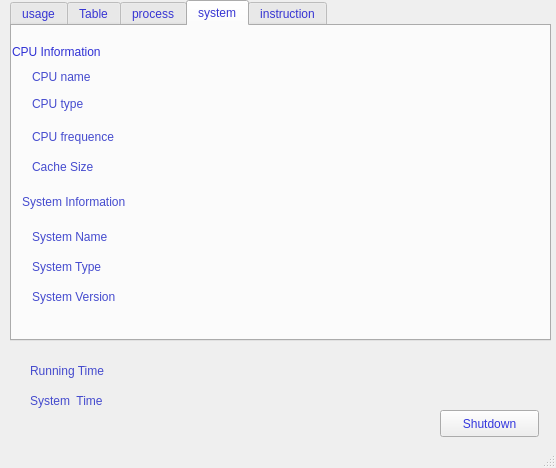
<?xml version="1.0" encoding="UTF-8"?>
<ui version="4.0">
 <class>MainWindow</class>
 <widget class="QMainWindow" name="MainWindow">
  <property name="geometry">
   <rect>
    <x>0</x>
    <y>0</y>
    <width>556</width>
    <height>468</height>
   </rect>
  </property>
  <property name="windowTitle">
   <string>MainWindow</string>
  </property>
  <widget class="QWidget" name="centralWidget">
   <widget class="QTabWidget" name="tabWidget_2">
    <property name="geometry">
     <rect>
      <x>10</x>
      <y>0</y>
      <width>541</width>
      <height>341</height>
     </rect>
    </property>
    <property name="styleSheet">
     <string notr="true">color: rgb(55, 53, 211);</string>
    </property>
    <property name="currentIndex">
     <number>3</number>
    </property>
    <widget class="QWidget" name="memory">
     <attribute name="title">
      <string>usage</string>
     </attribute>
     <widget class="QLabel" name="label">
      <property name="geometry">
       <rect>
        <x>40</x>
        <y>30</y>
        <width>121</width>
        <height>31</height>
       </rect>
      </property>
      <property name="styleSheet">
       <string notr="true">
font: 16pt &quot;Ubuntu&quot;;
color: rgba(69, 56, 209, 211);</string>
      </property>
      <property name="text">
       <string>CPU  Utility</string>
      </property>
     </widget>
     <widget class="QProgressBar" name="progressBar">
      <property name="geometry">
       <rect>
        <x>190</x>
        <y>30</y>
        <width>321</width>
        <height>31</height>
       </rect>
      </property>
      <property name="styleSheet">
       <string notr="true"/>
      </property>
      <property name="value">
       <number>27</number>
      </property>
      <property name="textVisible">
       <bool>true</bool>
      </property>
      <property name="invertedAppearance">
       <bool>false</bool>
      </property>
     </widget>
     <widget class="QLabel" name="label_2">
      <property name="geometry">
       <rect>
        <x>30</x>
        <y>120</y>
        <width>141</width>
        <height>31</height>
       </rect>
      </property>
      <property name="styleSheet">
       <string notr="true">color: rgba(60, 53, 218, 190);
font: 16pt &quot;Ubuntu&quot;;</string>
      </property>
      <property name="text">
       <string>Memory Utility</string>
      </property>
     </widget>
     <widget class="QProgressBar" name="progressBar_2">
      <property name="geometry">
       <rect>
        <x>190</x>
        <y>120</y>
        <width>321</width>
        <height>31</height>
       </rect>
      </property>
      <property name="format">
       <string>%p%</string>
      </property>
     </widget>
     <widget class="QLabel" name="label_14">
      <property name="geometry">
       <rect>
        <x>190</x>
        <y>160</y>
        <width>51</width>
        <height>31</height>
       </rect>
      </property>
      <property name="styleSheet">
       <string notr="true">color: rgba(60, 53, 218, 190);
font: 12pt &quot;Ubuntu&quot;;</string>
      </property>
      <property name="text">
       <string>Free:</string>
      </property>
     </widget>
     <widget class="QLabel" name="label_15">
      <property name="geometry">
       <rect>
        <x>340</x>
        <y>160</y>
        <width>51</width>
        <height>31</height>
       </rect>
      </property>
      <property name="styleSheet">
       <string notr="true">color: rgba(60, 53, 218, 190);
font: 12pt &quot;Ubuntu&quot;;</string>
      </property>
      <property name="text">
       <string>Total:</string>
      </property>
     </widget>
     <widget class="QLabel" name="label_16">
      <property name="geometry">
       <rect>
        <x>240</x>
        <y>160</y>
        <width>91</width>
        <height>31</height>
       </rect>
      </property>
      <property name="styleSheet">
       <string notr="true">color: rgba(60, 53, 218, 190);
font: 12pt &quot;Ubuntu&quot;;</string>
      </property>
      <property name="text">
       <string/>
      </property>
     </widget>
     <widget class="QLabel" name="label_17">
      <property name="geometry">
       <rect>
        <x>390</x>
        <y>160</y>
        <width>91</width>
        <height>31</height>
       </rect>
      </property>
      <property name="styleSheet">
       <string notr="true">color: rgba(60, 53, 218, 190);
font: 12pt &quot;Ubuntu&quot;;</string>
      </property>
      <property name="text">
       <string/>
      </property>
     </widget>
     <widget class="QLabel" name="label_18">
      <property name="geometry">
       <rect>
        <x>30</x>
        <y>200</y>
        <width>131</width>
        <height>31</height>
       </rect>
      </property>
      <property name="styleSheet">
       <string notr="true">color: rgba(60, 53, 218, 190);
font: 16pt &quot;Ubuntu&quot;;</string>
      </property>
      <property name="text">
       <string>Swap Utility</string>
      </property>
     </widget>
     <widget class="QLabel" name="label_19">
      <property name="geometry">
       <rect>
        <x>340</x>
        <y>250</y>
        <width>51</width>
        <height>31</height>
       </rect>
      </property>
      <property name="styleSheet">
       <string notr="true">color: rgba(60, 53, 218, 190);
font: 12pt &quot;Ubuntu&quot;;</string>
      </property>
      <property name="text">
       <string>Total:</string>
      </property>
     </widget>
     <widget class="QLabel" name="label_20">
      <property name="geometry">
       <rect>
        <x>190</x>
        <y>250</y>
        <width>51</width>
        <height>31</height>
       </rect>
      </property>
      <property name="styleSheet">
       <string notr="true">color: rgba(60, 53, 218, 190);
font: 12pt &quot;Ubuntu&quot;;</string>
      </property>
      <property name="text">
       <string>Free:</string>
      </property>
     </widget>
     <widget class="QLabel" name="label_21">
      <property name="geometry">
       <rect>
        <x>240</x>
        <y>250</y>
        <width>91</width>
        <height>31</height>
       </rect>
      </property>
      <property name="styleSheet">
       <string notr="true">color: rgba(60, 53, 218, 190);
font: 12pt &quot;Ubuntu&quot;;</string>
      </property>
      <property name="text">
       <string/>
      </property>
     </widget>
     <widget class="QLabel" name="label_22">
      <property name="geometry">
       <rect>
        <x>390</x>
        <y>250</y>
        <width>91</width>
        <height>31</height>
       </rect>
      </property>
      <property name="styleSheet">
       <string notr="true">color: rgba(60, 53, 218, 190);
font: 12pt &quot;Ubuntu&quot;;</string>
      </property>
      <property name="text">
       <string/>
      </property>
     </widget>
     <widget class="QProgressBar" name="progressBar_3">
      <property name="geometry">
       <rect>
        <x>190</x>
        <y>210</y>
        <width>321</width>
        <height>31</height>
       </rect>
      </property>
      <property name="format">
       <string>%p%</string>
      </property>
     </widget>
     <zorder>progressBar</zorder>
     <zorder>label</zorder>
     <zorder>label_2</zorder>
     <zorder>progressBar_2</zorder>
     <zorder>label_14</zorder>
     <zorder>label_15</zorder>
     <zorder>label_16</zorder>
     <zorder>label_17</zorder>
     <zorder>label_18</zorder>
     <zorder>label_19</zorder>
     <zorder>label_20</zorder>
     <zorder>label_21</zorder>
     <zorder>label_22</zorder>
     <zorder>progressBar_3</zorder>
    </widget>
    <widget class="QWidget" name="tab_4">
     <attribute name="title">
      <string>Table</string>
     </attribute>
     <widget class="QTabWidget" name="tabWidget">
      <property name="geometry">
       <rect>
        <x>10</x>
        <y>10</y>
        <width>521</width>
        <height>291</height>
       </rect>
      </property>
      <property name="tabPosition">
       <enum>QTabWidget::West</enum>
      </property>
      <property name="currentIndex">
       <number>2</number>
      </property>
      <widget class="QWidget" name="tab_5">
       <attribute name="title">
        <string>CPU</string>
       </attribute>
       <widget class="QLabel" name="label_23">
        <property name="geometry">
         <rect>
          <x>20</x>
          <y>20</y>
          <width>461</width>
          <height>251</height>
         </rect>
        </property>
        <property name="minimumSize">
         <size>
          <width>461</width>
          <height>0</height>
         </size>
        </property>
        <property name="frameShape">
         <enum>QFrame::StyledPanel</enum>
        </property>
        <property name="text">
         <string>TextLabel</string>
        </property>
       </widget>
      </widget>
      <widget class="QWidget" name="tab_7">
       <attribute name="title">
        <string>memory</string>
       </attribute>
       <widget class="QLabel" name="label_24">
        <property name="geometry">
         <rect>
          <x>10</x>
          <y>10</y>
          <width>461</width>
          <height>251</height>
         </rect>
        </property>
        <property name="minimumSize">
         <size>
          <width>461</width>
          <height>0</height>
         </size>
        </property>
        <property name="frameShape">
         <enum>QFrame::StyledPanel</enum>
        </property>
        <property name="text">
         <string>TextLabel</string>
        </property>
       </widget>
      </widget>
      <widget class="QWidget" name="tab_6">
       <attribute name="title">
        <string>Swap</string>
       </attribute>
       <widget class="QLabel" name="label_25">
        <property name="geometry">
         <rect>
          <x>10</x>
          <y>20</y>
          <width>461</width>
          <height>251</height>
         </rect>
        </property>
        <property name="minimumSize">
         <size>
          <width>461</width>
          <height>0</height>
         </size>
        </property>
        <property name="frameShape">
         <enum>QFrame::StyledPanel</enum>
        </property>
        <property name="text">
         <string>TextLabel</string>
        </property>
       </widget>
      </widget>
     </widget>
    </widget>
    <widget class="QWidget" name="process1">
     <property name="toolTip">
      <string/>
     </property>
     <property name="whatsThis">
      <string>&lt;html&gt;&lt;head/&gt;&lt;body&gt;&lt;p&gt;process&lt;/p&gt;&lt;p&gt;&lt;br/&gt;&lt;/p&gt;&lt;/body&gt;&lt;/html&gt;</string>
     </property>
     <attribute name="title">
      <string>process</string>
     </attribute>
     <widget class="QTableWidget" name="tableWidget">
      <property name="geometry">
       <rect>
        <x>20</x>
        <y>0</y>
        <width>411</width>
        <height>271</height>
       </rect>
      </property>
     </widget>
     <widget class="QPushButton" name="pushButton_2">
      <property name="geometry">
       <rect>
        <x>460</x>
        <y>250</y>
        <width>51</width>
        <height>27</height>
       </rect>
      </property>
      <property name="text">
       <string>kill</string>
      </property>
     </widget>
    </widget>
    <widget class="QWidget" name="tab_3">
     <attribute name="title">
      <string>system</string>
     </attribute>
     <widget class="QLabel" name="label_3">
      <property name="geometry">
       <rect>
        <x>0</x>
        <y>10</y>
        <width>191</width>
        <height>31</height>
       </rect>
      </property>
      <property name="styleSheet">
       <string notr="true">color: rgb(48, 49, 213);
font: 17pt &quot;Ubuntu&quot;;</string>
      </property>
      <property name="text">
       <string>CPU Information</string>
      </property>
     </widget>
     <widget class="QLineEdit" name="lineEdit_2">
      <property name="geometry">
       <rect>
        <x>160</x>
        <y>40</y>
        <width>331</width>
        <height>21</height>
       </rect>
      </property>
      <property name="styleSheet">
       <string notr="true">background-color: rgba(255, 255, 255, 0);</string>
      </property>
      <property name="frame">
       <bool>false</bool>
      </property>
      <property name="readOnly">
       <bool>true</bool>
      </property>
     </widget>
     <widget class="QLabel" name="label_4">
      <property name="geometry">
       <rect>
        <x>10</x>
        <y>160</y>
        <width>211</width>
        <height>31</height>
       </rect>
      </property>
      <property name="styleSheet">
       <string notr="true">color: rgba(53, 59, 203, 233);
font: 17pt &quot;Ubuntu&quot;;</string>
      </property>
      <property name="text">
       <string>System Information</string>
      </property>
     </widget>
     <widget class="QLabel" name="label_5">
      <property name="geometry">
       <rect>
        <x>20</x>
        <y>40</y>
        <width>81</width>
        <height>21</height>
       </rect>
      </property>
      <property name="styleSheet">
       <string notr="true">color: rgba(53, 59, 203, 233);
font: 12pt &quot;Ubuntu&quot;;
</string>
      </property>
      <property name="text">
       <string>CPU name</string>
      </property>
     </widget>
     <widget class="QLabel" name="label_6">
      <property name="geometry">
       <rect>
        <x>20</x>
        <y>70</y>
        <width>81</width>
        <height>16</height>
       </rect>
      </property>
      <property name="styleSheet">
       <string notr="true">color: rgba(53, 59, 203, 233);
font: 12pt &quot;Ubuntu&quot;;
</string>
      </property>
      <property name="text">
       <string>CPU type</string>
      </property>
     </widget>
     <widget class="QLabel" name="label_7">
      <property name="geometry">
       <rect>
        <x>20</x>
        <y>100</y>
        <width>121</width>
        <height>21</height>
       </rect>
      </property>
      <property name="styleSheet">
       <string notr="true">color: rgba(53, 59, 203, 233);
font: 12pt &quot;Ubuntu&quot;;
</string>
      </property>
      <property name="text">
       <string>CPU frequence</string>
      </property>
     </widget>
     <widget class="QLabel" name="label_8">
      <property name="geometry">
       <rect>
        <x>20</x>
        <y>230</y>
        <width>101</width>
        <height>21</height>
       </rect>
      </property>
      <property name="styleSheet">
       <string notr="true">color: rgba(53, 59, 203, 233);
font: 12pt &quot;Ubuntu&quot;;
</string>
      </property>
      <property name="text">
       <string>System Type</string>
      </property>
     </widget>
     <widget class="QLabel" name="label_9">
      <property name="geometry">
       <rect>
        <x>20</x>
        <y>260</y>
        <width>121</width>
        <height>21</height>
       </rect>
      </property>
      <property name="styleSheet">
       <string notr="true">color: rgba(53, 59, 203, 233);
font: 12pt &quot;Ubuntu&quot;;
</string>
      </property>
      <property name="text">
       <string>System Version</string>
      </property>
     </widget>
     <widget class="QLabel" name="label_10">
      <property name="geometry">
       <rect>
        <x>20</x>
        <y>200</y>
        <width>121</width>
        <height>21</height>
       </rect>
      </property>
      <property name="styleSheet">
       <string notr="true">color: rgba(53, 59, 203, 233);
font: 12pt &quot;Ubuntu&quot;;
</string>
      </property>
      <property name="text">
       <string>System Name</string>
      </property>
     </widget>
     <widget class="QLineEdit" name="lineEdit_7">
      <property name="geometry">
       <rect>
        <x>150</x>
        <y>260</y>
        <width>121</width>
        <height>21</height>
       </rect>
      </property>
      <property name="styleSheet">
       <string notr="true">background-color: rgba(255, 255, 255, 0);</string>
      </property>
      <property name="frame">
       <bool>false</bool>
      </property>
      <property name="readOnly">
       <bool>true</bool>
      </property>
     </widget>
     <widget class="QLineEdit" name="lineEdit_6">
      <property name="geometry">
       <rect>
        <x>150</x>
        <y>230</y>
        <width>131</width>
        <height>21</height>
       </rect>
      </property>
      <property name="styleSheet">
       <string notr="true">background-color: rgba(255, 255, 255, 0);</string>
      </property>
      <property name="frame">
       <bool>false</bool>
      </property>
      <property name="readOnly">
       <bool>true</bool>
      </property>
     </widget>
     <widget class="QLineEdit" name="lineEdit_5">
      <property name="geometry">
       <rect>
        <x>150</x>
        <y>200</y>
        <width>131</width>
        <height>21</height>
       </rect>
      </property>
      <property name="styleSheet">
       <string notr="true">background-color: rgba(255, 255, 255, 0);</string>
      </property>
      <property name="frame">
       <bool>false</bool>
      </property>
      <property name="readOnly">
       <bool>true</bool>
      </property>
     </widget>
     <widget class="QLineEdit" name="lineEdit_4">
      <property name="geometry">
       <rect>
        <x>160</x>
        <y>100</y>
        <width>331</width>
        <height>21</height>
       </rect>
      </property>
      <property name="styleSheet">
       <string notr="true">background-color: rgba(255, 255, 255, 0);</string>
      </property>
      <property name="frame">
       <bool>false</bool>
      </property>
      <property name="readOnly">
       <bool>true</bool>
      </property>
     </widget>
     <widget class="QLineEdit" name="lineEdit_3">
      <property name="geometry">
       <rect>
        <x>160</x>
        <y>70</y>
        <width>331</width>
        <height>21</height>
       </rect>
      </property>
      <property name="styleSheet">
       <string notr="true">background-color: rgba(255, 255, 255, 0);</string>
      </property>
      <property name="frame">
       <bool>false</bool>
      </property>
      <property name="readOnly">
       <bool>true</bool>
      </property>
     </widget>
     <widget class="QLabel" name="label_11">
      <property name="geometry">
       <rect>
        <x>20</x>
        <y>130</y>
        <width>121</width>
        <height>21</height>
       </rect>
      </property>
      <property name="styleSheet">
       <string notr="true">color: rgba(53, 59, 203, 233);
font: 12pt &quot;Ubuntu&quot;;
</string>
      </property>
      <property name="text">
       <string>Cache Size</string>
      </property>
     </widget>
     <widget class="QLineEdit" name="lineEdit_8">
      <property name="geometry">
       <rect>
        <x>160</x>
        <y>130</y>
        <width>331</width>
        <height>21</height>
       </rect>
      </property>
      <property name="styleSheet">
       <string notr="true">background-color: rgba(255, 255, 255, 0);</string>
      </property>
      <property name="frame">
       <bool>false</bool>
      </property>
      <property name="readOnly">
       <bool>true</bool>
      </property>
     </widget>
    </widget>
    <widget class="QWidget" name="tab_2">
     <attribute name="title">
      <string>instruction</string>
     </attribute>
     <widget class="QLineEdit" name="lineEdit">
      <property name="geometry">
       <rect>
        <x>0</x>
        <y>0</y>
        <width>541</width>
        <height>311</height>
       </rect>
      </property>
      <property name="styleSheet">
       <string notr="true">background-color: qlineargradient(spread:pad, x1:0, y1:0, x2:1, y2:0, stop:0 rgba(255, 178, 102, 255), stop:0.55 rgba(235, 148, 61, 255), stop:0.98 rgba(0, 0, 0, 255), stop:1 rgba(0, 0, 0, 0));
color: rgb(48, 47, 196);
font: 75 italic 16pt &quot;URW Chancery L&quot;;</string>
      </property>
      <property name="text">
       <string>                        made by  yanshuanglong(U201614843)</string>
      </property>
      <property name="frame">
       <bool>false</bool>
      </property>
      <property name="echoMode">
       <enum>QLineEdit::Normal</enum>
      </property>
      <property name="readOnly">
       <bool>true</bool>
      </property>
      <property name="cursorMoveStyle">
       <enum>Qt::LogicalMoveStyle</enum>
      </property>
     </widget>
    </widget>
   </widget>
   <widget class="QLineEdit" name="lineEdit_10">
    <property name="geometry">
     <rect>
      <x>160</x>
      <y>390</y>
      <width>241</width>
      <height>21</height>
     </rect>
    </property>
    <property name="styleSheet">
     <string notr="true">background-color: rgba(255, 255, 255, 0);
color: rgb(49, 42, 204);</string>
    </property>
    <property name="frame">
     <bool>false</bool>
    </property>
    <property name="readOnly">
     <bool>true</bool>
    </property>
   </widget>
   <widget class="QLabel" name="label_13">
    <property name="geometry">
     <rect>
      <x>30</x>
      <y>390</y>
      <width>111</width>
      <height>21</height>
     </rect>
    </property>
    <property name="styleSheet">
     <string notr="true">color: rgba(53, 59, 203, 233);
font: 12pt &quot;Ubuntu&quot;;
</string>
    </property>
    <property name="text">
     <string>System  Time</string>
    </property>
   </widget>
   <widget class="QLabel" name="label_12">
    <property name="geometry">
     <rect>
      <x>30</x>
      <y>360</y>
      <width>111</width>
      <height>21</height>
     </rect>
    </property>
    <property name="styleSheet">
     <string notr="true">color: rgba(53, 59, 203, 233);
font: 12pt &quot;Ubuntu&quot;;
</string>
    </property>
    <property name="text">
     <string>Running Time</string>
    </property>
   </widget>
   <widget class="QLineEdit" name="lineEdit_9">
    <property name="geometry">
     <rect>
      <x>160</x>
      <y>360</y>
      <width>111</width>
      <height>21</height>
     </rect>
    </property>
    <property name="styleSheet">
     <string notr="true">background-color: rgba(255, 255, 255, 0);
color: rgb(66, 68, 207);</string>
    </property>
    <property name="frame">
     <bool>false</bool>
    </property>
    <property name="readOnly">
     <bool>true</bool>
    </property>
   </widget>
   <widget class="QPushButton" name="pushButton">
    <property name="geometry">
     <rect>
      <x>440</x>
      <y>410</y>
      <width>99</width>
      <height>27</height>
     </rect>
    </property>
    <property name="styleSheet">
     <string notr="true">color: rgb(52, 55, 221);</string>
    </property>
    <property name="text">
     <string>Shutdown</string>
    </property>
   </widget>
  </widget>
  <widget class="QStatusBar" name="statusBar"/>
 </widget>
 <layoutdefault spacing="6" margin="11"/>
 <resources/>
 <connections/>
</ui>
